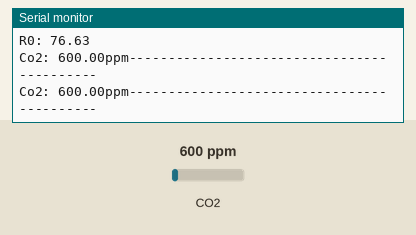
The sketch below on a simulated ESP32. On the bench: the last lines printed to the serial monitor. The inputs (shaded band) are chosen by the test bench; at power-on: CO2 600 ppm.

Above: at 1.8 s.
1.9 s: CO2 set to 452 ppm
At 2.8 s:
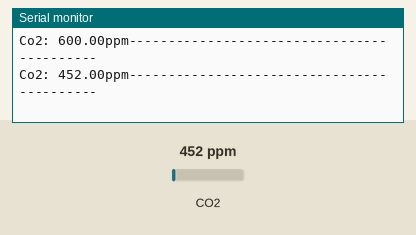
3.4 s: CO2 set to 1050 ppm
At 4.8 s:
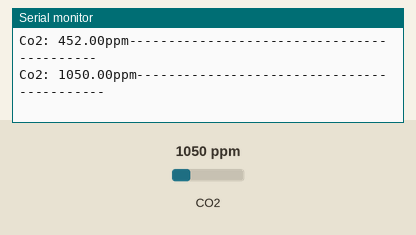
Timing chart, 0 to 6.4 s (numbered marks = the images above; inputs shaded):
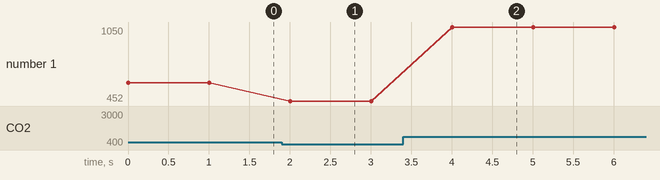

The sketch:

mq_test.ino
```cpp
void setup() {
  // put your setup code here, to run once:
  Serial.begin(115200);
  init_mq(true);

}

void loop() {
  // put your main code here, to run repeatedly:
  mq_co2_read(true);
  delay(1000);

}
```

mq.ino
```cpp
#include "MQ135.h"                        //inclure la librairie
const int mq135Pin =  35;                 // Pin sur lequel est branché de MQ135
MQ135 gasSensor = MQ135(mq135Pin);        // declarer le capteur avec la librairie


void init_mq(bool debug){
  float rzero = gasSensor.getRZero();     // Cette valeur doit être remise dans le code du mq135.h à la ligne "R0"

  if(debug){
  Serial.print("R0: ");                   // cette valeur sert à initialiser le capteur
  Serial.println(rzero);                  // A savoir que le capteur doit fonctionner 24h avant que les valeurs soient plus précise
  }
}

float mq_co2_read(bool debug){

  float ppm = gasSensor.getPPM();   // à l'aide de la librairie, --> calcul de la valeur en ppm

  if(debug){
  Serial.print("Co2: ");            // affiche sur le moniteur série la valeur du C0²
  Serial.print(ppm);
  Serial.print("ppm");
  Serial.println("-------------------------------------------");
  }
  return ppm;
}
```

Measured:
- after the input at 1.9 s, the serial monitor: prints a new line after 0.10 s (image 1)
- after the input at 3.4 s, the serial monitor: prints a new line after 0.60 s (image 2)
- plotted number 1: 600 → 452 after the input at 1.9 s, 452 → 1050 after the input at 3.4 s
